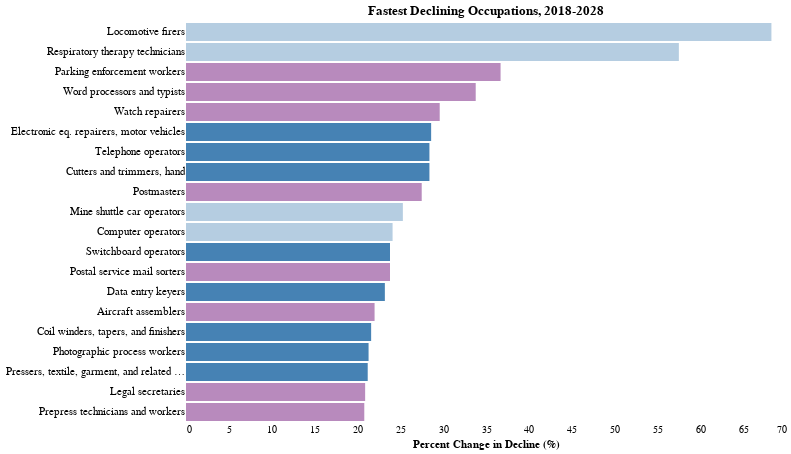

Source (notebook cell):
### Code cell
# Fastest declining occupations

# Highlight wages that are below the overall median for the country
alt.Chart(occs_declining_20).mark_bar().encode(
    y=alt.Y('Occupation:N', sort='-x', axis=alt.Axis(title=None, ticks=False, domain=False, labelFontSize=11)),
    x=alt.X('percent_change_pos:Q', axis=alt.Axis(ticks=False, domain=False), title='Percent Change in Decline (%)'),
    # The highlight will be set on the result of a conditional statement
    color=alt.condition(
        alt.datum.Median >= 39810,  # If the median is greater than 39810 (2019 OES), this statement is true
        alt.value('#b88abd'),     # which sets the bar orange.
        alt.value('steelblue')   # And if it's not true it sets the bar steelblue.
    ),
    opacity=alt.condition(
        alt.datum.Median == 0,  ##turned down opacity for occs with no wage available
        alt.value(0.4),
        alt.value(1)
        ),
    tooltip = [alt.Tooltip('Occupation'),
               alt.Tooltip('2018 Employment', title='2018 Employment (thousands)'),
               alt.Tooltip('2028 Employment', title='2028 Employment (thousands)'),
               alt.Tooltip('Percent Change', format=".1f", title='Percent Change (%)'),
               alt.Tooltip('Median', title='Median Wage', format='$,d')
                ]
).properties(width=600, title="Fastest Declining Occupations, 2018-2028"
).configure_axis(
    grid=False
).configure_view(
    strokeWidth=0
).interactive()  

# Note: For the tooltip, I wanted to show that the median was N/A if the value is 0.  
# In this case, a 0 wage means the wage is not available, but I could not get the tooltip to work to code in that manner.

### Figure 1 — Vega-Lite specification as saved in the notebook (floating-point values rounded to 4 significant figures)
{"config": {"view": {"continuousWidth": 400, "continuousHeight": 300, "strokeWidth": 0}, "axis": {"grid": false}}, "data": {"name": "data-e3aefc5a6b47e4d38956040940bad622"}, "mark": "bar", "encoding": {"color": {"condition": {"value": "#b88abd", "test": "(datum.Median >= 39810)"}, "value": "steelblue"}, "opacity": {"condition": {"value": 0.4, "test": "(datum.Median === 0)"}, "value": 1}, "tooltip": [{"type": "nominal", "field": "Occupation"}, {"type": "quantitative", "field": "2018 Employment", "title": "2018 Employment (thousands)"}, {"type": "quantitative", "field": "2028 Employment", "title": "2028 Employment (thousands)"}, {"type": "quantitative", "field": "Percent Change", "format": ".1f", "title": "Percent Change (%)"}, {"type": "quantitative", "field": "Median", "format": "$,d", "title": "Median Wage"}], "x": {"type": "quantitative", "axis": {"domain": false, "ticks": false}, "field": "percent_change_pos", "title": "Percent Change in Decline (%)"}, "y": {"type": "nominal", "axis": {"domain": false, "labelFontSize": 11, "ticks": false, "title": null}, "field": "Occupation", "sort": "-x"}}, "selection": {"selector029": {"type": "interval", "bind": "scales", "encodings": ["x", "y"]}}, "title": "Fastest Declining Occupations, 2018-2028", "width": 600, "$schema": "https://vega.github.io/schema/vega-lite/v4.8.1.json", "datasets": {"data-e3aefc5a6b47e4d38956040940bad622": [{"Occupation": "Locomotive firers", "Occupation Code": "53-4012", "2018 Employment": 0.5, "2028 Employment": 0.2, "Numeric Change": -0.4, "Percent Change": -68.3, "Median": 0.0, "percent_change_pos": 68.3}, {"Occupation": "Respiratory therapy technicians", "Occupation Code": "29-2054", "2018 Employment": 9.3, "2028 Employment": 3.9, "Numeric Change": -5.3, "Percent Change": -57.5, "Median": 0.0, "percent_change_pos": 57.5}, {"Occupation": "Parking enforcement workers", "Occupation Code": "33-3041", "2018 Employment": 8.6, "2028 Employment": 5.4, "Numeric Change": -3.1, "Percent Change": -36.7, "Median": 40920.0, "percent_change_pos": 36.7}, {"Occupation": "Word processors and typists", "Occupation Code": "43-9022", "2018 Employment": 60.4, "2028 Employment": 40.0, "Numeric Change": -20.4, "Percent Change": -33.8, "Median": 40340.0, "percent_change_pos": 33.8}, {"Occupation": "Watch repairers", "Occupation Code": "49-9064", "2018 Employment": 3.0, "2028 Employment": 2.1, "Numeric Change": -0.9, "Percent Change": -29.6, "Median": 42520.0, "percent_change_pos": 29.6}, {"Occupation": "Electronic eq. repairers, motor vehicles", "Occupation Code": "49-2096", "2018 Employment": 11.0, "2028 Employment": 7.9, "Numeric Change": -3.1, "Percent Change": -28.6, "Median": 37380.0, "percent_change_pos": 28.6}, {"Occupation": "Telephone operators", "Occupation Code": "43-2021", "2018 Employment": 5.7, "2028 Employment": 4.1, "Numeric Change": -1.6, "Percent Change": -28.4, "Median": 35750.0, "percent_change_pos": 28.4}, {"Occupation": "Cutters and trimmers, hand", "Occupation Code": "51-9031", "2018 Employment": 10.7, "2028 Employment": 7.7, "Numeric Change": -3.0, "Percent Change": -28.4, "Median": 30200.0, "percent_change_pos": 28.4}, {"Occupation": "Postmasters", "Occupation Code": "Nov-31", "2018 Employment": 13.3, "2028 Employment": 9.6, "Numeric Change": -3.7, "Percent Change": -27.5, "Median": 76900.0, "percent_change_pos": 27.5}, {"Occupation": "Mine shuttle car operators", "Occupation Code": "53-7111", "2018 Employment": 1.7, "2028 Employment": 1.3, "Numeric Change": -0.4, "Percent Change": -25.3, "Median": 0.0, "percent_change_pos": 25.3}, {"Occupation": "Computer operators", "Occupation Code": "43-9011", "2018 Employment": 36.8, "2028 Employment": 28.0, "Numeric Change": -8.9, "Percent Change": -24.1, "Median": 0.0, "percent_change_pos": 24.1}, {"Occupation": "Switchboard operators", "Occupation Code": "43-2011", "2018 Employment": 73.4, "2028 Employment": 55.9, "Numeric Change": -17.5, "Percent Change": -23.8, "Median": 30610.0, "percent_change_pos": 23.8}, {"Occupation": "Postal service mail sorters", "Occupation Code": "43-5053", "2018 Employment": 99.7, "2028 Employment": 76.0, "Numeric Change": -23.7, "Percent Change": -23.8, "Median": 60140.0, "percent_change_pos": 23.8}, {"Occupation": "Data entry keyers", "Occupation Code": "43-9021", "2018 Employment": 187.3, "2028 Employment": 143.9, "Numeric Change": -43.4, "Percent Change": -23.2, "Median": 33490.0, "percent_change_pos": 23.2}, {"Occupation": "Aircraft assemblers", "Occupation Code": "51-2011", "2018 Employment": 45.1, "2028 Employment": 35.2, "Numeric Change": -9.9, "Percent Change": -22.0, "Median": 54210.0, "percent_change_pos": 22.0}, {"Occupation": "Coil winders, tapers, and finishers", "Occupation Code": "51-2021", "2018 Employment": 12.3, "2028 Employment": 9.7, "Numeric Change": -2.7, "Percent Change": -21.6, "Median": 36520.0, "percent_change_pos": 21.6}, {"Occupation": "Photographic process workers", "Occupation Code": "51-9151", "2018 Employment": 17.1, "2028 Employment": 13.4, "Numeric Change": -3.6, "Percent Change": -21.3, "Median": 32280.0, "percent_change_pos": 21.3}, {"Occupation": "Pressers, textile, garment, and related materials", "Occupation Code": "51-6021", "2018 Employment": 39.9, "2028 Employment": 31.4, "Numeric Change": -8.5, "Percent Change": -21.2, "Median": 24190.0, "percent_change_pos": 21.2}, {"Occupation": "Legal secretaries", "Occupation Code": "43-6012", "2018 Employment": 180.1, "2028 Employment": 142.5, "Numeric Change": -37.6, "Percent Change": -20.9, "Median": 47300.0, "percent_change_pos": 20.9}, {"Occupation": "Prepress technicians and workers", "Occupation Code": "51-5111", "2018 Employment": 29.9, "2028 Employment": 23.7, "Numeric Change": -6.2, "Percent Change": -20.8, "Median": 40510.0, "percent_change_pos": 20.8}]}}
